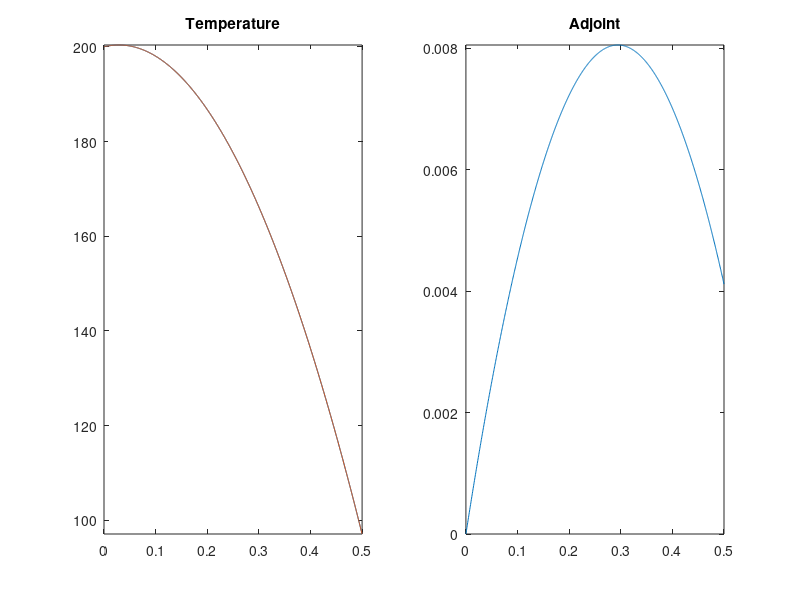

Here is the MATLAB script that generated this plot:
function hc_analytical
clc; close all;

% problem definition
a=0; b=0.5;
k=2150/200; q=10000; h=100; T_dir=200; T_inf=50;
% region of interest
x1=a; x2=b;
% qoi response. r is used in compute adjoint. fh_r is used for the QoI
% using fh_T. Always make sure that r and fh_r(x) are consistent!
r=1/(x2-x1);
fh_r = @(x) (x<x1).*0 + (x>=x1&x<x2).*r + (x>=x2).*0;
% 
do_plot = true;

%%%%%%%%%%%%%%%%%%%%%%%%%%%%%%%%%%%%%%%%%%%%%%%%%%%%%%%%%%
% solve forward problem for unperturbed temperature
%%%%%%%%%%%%%%%%%%%%%%%%%%%%%%%%%%%%%%%%%%%%%%%%%%%%%%%%%%
[fh_T,fh_dTdx] = compute_temperature(a,b,k,q,T_dir,h,T_inf);
% plot temperature
if do_plot
    x=linspace(a,b,1000);
    figure(1); subplot(1,2,1); plot(x,fh_T(x)); axis tight; title('Temperature');
end
% compute functional using forward solution
J_for = integral(@(x) fh_T(x).*fh_r(x),x1,x2);

%%%%%%%%%%%%%%%%%%%%%%%%%%%%%%%%%%%%%%%%%%%%%%%%%%%%%%%%%%
% solve adjoint problem
%%%%%%%%%%%%%%%%%%%%%%%%%%%%%%%%%%%%%%%%%%%%%%%%%%%%%%%%%%
phi_dir=0; phi_inf=0; 
[fh_phi,fh_dphidx] = compute_adjoint(a,b,x1,x2,k,r,phi_dir,h,phi_inf);
% plot adjoint
if do_plot
    subplot(1,2,2); plot(x,fh_phi(x)); axis tight; title('Adjoint');
end
% compute functional using adjoint
J_adj_vol = q * integral(fh_phi,a,b);
J_adj_dir = k*T_dir*fh_dphidx(a);
J_adj_rob = h*T_inf*fh_phi(b);
J_adj     = J_adj_vol + J_adj_rob + J_adj_dir;

%%%%%%%%%%%%%%%%%%%%%%%%%%%%%%%%%%%%%%%%%%%%%%%%%%%%%%%%%%
% QoI values
%%%%%%%%%%%%%%%%%%%%%%%%%%%%%%%%%%%%%%%%%%%%%%%%%%%%%%%%%%
fprintf('Unperturbed QoI values: \nForward %g\nAdjoint %g\n',J_for,J_adj);
fprintf('Splitting the adjoint values:\n\tvolume  \t%g\n\tRobin bc\t%g\n\tDirichlet bc\t%g\n',...
    J_adj_vol,J_adj_rob,J_adj_dir);

%%%%%%%%%%%%%%%%%%%%%%%%%%%%%%%%%%%%%%%%%%%%%%%%%%%%%%%%%%
% create perturbation 
%%%%%%%%%%%%%%%%%%%%%%%%%%%%%%%%%%%%%%%%%%%%%%%%%%%%%%%%%%
% save values
fh_T0 = fh_T; fh_dT0dx = fh_dTdx; J_for0 = J_for;
% save unperturbed parameters
k0=k; q0=q; h0=h; T_dir0=T_dir; T_inf0=T_inf;
% perturbed values
pert = 1e-1*0;
q     = q0     * (1 + pert*1); 
k     = k0     * (1 + pert*1);
h     = h0     * (1 + pert*1);
T_dir = T_dir0 * (1 + pert*1);
T_inf = T_inf0 * (1 + pert*1);
%
q1 = q-q0; h1 = h-h0; k1 = k-k0;
T_dir1=T_dir-T_dir0; T_inf1=T_inf-T_inf0;

%%%%%%%%%%%%%%%%%%%%%%%%%%%%%%%%%%%%%%%%%%%%%%%%%%%%%%%%%%
% solve forward problem for perturbed temperature
%%%%%%%%%%%%%%%%%%%%%%%%%%%%%%%%%%%%%%%%%%%%%%%%%%%%%%%%%%
[fh_T,fh_dTdx] = compute_temperature(a,b,k,q,T_dir,h,T_inf);
if do_plot
    subplot(1,2,1); hold all; plot(x,fh_T(x)); axis tight; hold off; 
end
J_for = integral(@(x) fh_T(x).*fh_r(x),x1,x2);
fprintf('\nPerturbed QoI values: \nForward %g\n',J_for);
% forward sensitivity
dJ_for = (J_for - J_for0)  ;
% verif
% [(J_for - J_for0) integral(@(x) T(x)-T0(x),x1,x2)]
%%%%%%%%%%%%%%%%%%%%%%%%%%%%%%%%%%%%%%%%%%%%%%%%%%%%%%%%%%
% adjoint-based sensitivity
%%%%%%%%%%%%%%%%%%%%%%%%%%%%%%%%%%%%%%%%%%%%%%%%%%%%%%%%%%
% sensivitiy due to heat source
dJ_adj_vol_src = q1 * integral(fh_phi,a,b);
% sensivitiy due to conductivity, first-order and exact
dJ_adj_vol_cond       = -k1 * integral(@(x) fh_dT0dx(x).*fh_dphidx(x),a,b);
dJ_adj_vol_cond_exact = -k1 * integral(@(x) fh_dTdx(x) .*fh_dphidx(x),a,b);
dJ_adj_dirichlet      = k0*fh_dphidx(a)*T_dir1;
dJ_adj_robin          = -h1*fh_T0(b)*fh_phi(b) + (h*T_inf-h0*T_inf0)*fh_phi(b);
dJ_adj_robin_exact    = -h1*fh_T(b) *fh_phi(b) + (h*T_inf-h0*T_inf0)*fh_phi(b);

dJ_adj       = dJ_adj_vol_src + dJ_adj_vol_cond       + dJ_adj_dirichlet +dJ_adj_robin      ;
dJ_adj_exact = dJ_adj_vol_src + dJ_adj_vol_cond_exact + dJ_adj_dirichlet +dJ_adj_robin_exact;

%%%%%%%%%%%%%%%%%%%%%%%%%%%%%%%%%%%%%%%%%%%%%%%%%%%%%%%%%%
% sensitivity values
%%%%%%%%%%%%%%%%%%%%%%%%%%%%%%%%%%%%%%%%%%%%%%%%%%%%%%%%%%
fprintf('Sensitivity values:\nForward: %g\n',dJ_for);
fprintf('Adjoint:\n');
fprintf('\tAll    \t\t%g\n',dJ_adj);
fprintf('\tAll E  \t\t%g\n',dJ_adj_exact);
fprintf('\tvol.src  \t%g\n',dJ_adj_vol_src);
fprintf('\tvol.cond \t%g\n',dJ_adj_vol_cond);
fprintf('\tvol.condE\t%g\n',dJ_adj_vol_cond_exact);
fprintf('\tDirichlet\t%g\n',dJ_adj_dirichlet);
fprintf('\tRobin bc \t%g\n',dJ_adj_robin);
fprintf('\tRobin bcE\t%g\n',dJ_adj_robin_exact);

return
end
%%%%%%%%%%%%%%%%%%%%%%%%%

function [fh_T,fh_dTdx] = compute_temperature(a,b,k,q,T_dir,h,T_inf)
% Problem statement: -d/dx(k.dT/dx) = q
%                    T(a) = T_dir
%                    -k.dT/dx|_b = h(T(b) - T_inf)
%
% Analytical solution:
%      T(x) = alpha (x-a)(x-b) + beta(x-b) + gamma
%      with alpha = -q/k/2

mat = [ (a-b) 1 ; k  h];
rhs = [T_dir;  q/2*(b-a) + h*T_inf];
coef = mat\rhs;

alpha = -q/k/2; beta = coef(1); gamma = coef(2);
% function handle for temperature
fh_T = @(x) alpha*(x-a).*(x-b) + beta*(x-b) + gamma;
% function handle for derivative of temperature
fh_dTdx = @(x) alpha*(2*x-a-b) + beta;

% varargout = cell(1,nargout);
% % function handle for T and dTdx
% varargout{1} = fh_T;
% varargout{2} = fh_dTdx;
% switch nargout
%     case {1,2}
%         % nothing to do
%     case 3
%         % value at x=a
%         varargout{3} = fh_T(b);
%     case 4
%         % value at x=b
%         varargout{3} = fh_T(b);
%         % value of derivative at at x=a
%         varargout{4} = alpha*(2*a-a-b)+beta;
%     otherwise
%         error('wrong nargout in compute T');
% end        

return
end
%%%%%%%%%%%%%%%%%%%%%%%%%

function [fh_phi, fh_dphidx] = compute_adjoint(a,b,x1,x2,k,r,phi_dir,h,phi_inf)
% Problem statement: -d/dx(k.dphi/dx) = r
%                    phi(a) = phi_dir
%                    -k.dphi/dx|_b = h(phi(b) - phi_inf)
%
% Analytical solution:
% if 3 regions (r(x).ne.0 only inside the domain [a,b]:
%    phi{1}(x) = alpha{1}(x-a) + beta{1}
%    phi{2}(x) = alpha{2}(x-x1)(x-x2) + beta{2}(x-x2) + gamma{2}
%    phi{3}(x) = alpha{3}(x-b) + beta{3}
% if 2 regions (case x1=a)
%    phi{1}(x) = alpha{1}(x-a)(x-x2) + beta{1}(x-a) + gamma{1}
%    phi{2}(x) = alpha{2}(x-b) + beta{2} 
% if 2 regions (case x2=b)
%    phi{1}(x) = alpha{1}(x-a) + beta{1}
%    phi{2}(x) = alpha{2}(x-x1)(x-b) + beta{2}(x-b) + gamma{2}
% if 1 region. same as solving for T routine

my_case='not_defined';

if ( abs(a-x1)<eps && abs(b-x2)<eps )
    my_case = 'both_bd';
end
if ( abs(a-x1)<eps && abs(b-x2)>eps )
    my_case = 'left_bd';
end
if ( abs(a-x1)>eps && abs(b-x2)<eps )
    my_case = 'right_bd';
end
if ( abs(a-x1)>eps && abs(b-x2)>eps )
    my_case = 'inside';
end
% fprintf('my case is %s\n',my_case);

% analytical solution
switch my_case
    case 'inside'
        % set up linear system
        mat = zeros(6,6); rhs = zeros(6,1);
        % coef = [ a1,b1,b2,g2,a3,b3]
        alpha2 = -r/k/2;
        % fill system
        % phi{1}(a) = phi_dir = beta{1}
        mat(1,2) = 1; rhs(1) = phi_dir;
        % -k dphi{3}dx(b) = h (phi{3}(b)-phi_inf)
        % - k a3 = h(b3-phi_inf)
        mat(2,5:6) = [k h ]; rhs(2) = h*phi_inf;
        % interfaces: values
        % phi{1}(x1) = phi{2}(x1)
        % a1(x1-a)+b1 = b2(x1-x2)+g2
        mat(3,1:4) = [(x1-a) 1 -(x1-x2) -1];
        % phi{2}(x2) = phi{3}(x2)
        % g2 = a3(x2-b) +b3
        mat(4,4:6) = [1 -(x2-b) -1];
        % interfaces: derivatives
        % a1 = a2(2x-x1-x2)+b2
        mat(5,1) = 1; mat(5,3) = -1; rhs(5)= alpha2*(x1-x2);
        % a3 = a2(2x-x1-x2)+b2
        mat(6,5) = 1; mat(6,3) = -1; rhs(6)=-alpha2*(x1-x2);
        % solve system
        coef = mat\rhs;
        % assign coefficients
        alpha1 = coef(1);
        beta1  = coef(2);
        beta2  = coef(3);
        gamma2 = coef(4);
        alpha3 = coef(5);
        beta3  = coef(6);
        % define solution per region
        phi{1} = @(x) alpha1*(x-a) + beta1;
        phi{2} = @(x) alpha2*(x-x1).*(x-x2) + beta2*(x-x2) + gamma2;
        phi{3} = @(x) alpha3*(x-b) + beta3;
        % create full-domain solution
        fh_phi = @(x) (x<x1).*phi{1}(x) + (x>=x1&x<x2).* phi{2}(x) + (x>=x2).*phi{3}(x);
        % define solution derivative per region
        dphi{1} = @(x) alpha1;
        dphi{2} = @(x) alpha2*(2*x-x1-x2) + beta2;
        dphi{3} = @(x) alpha3;
        % create full-domain solution
        fh_dphidx = @(x) (x<x1).*dphi{1}(x) + (x>=x1&x<x2).* dphi{2}(x) + (x>=x2).*dphi{3}(x);
        
    case 'left_bd'
        % set up linear system
        mat = zeros(4,4); rhs = zeros(4,1);
        % coef = [ b1,g1,a2,b2]
        alpha1 = -r/k/2;
        % fill system
        % phi{1}(a) = phi_dir = gamma{1}
        mat(1,2) = 1; rhs(1) = phi_dir;
        % -k dphi{2}dx(b) = h (phi{2}(b)-phi_inf)
        % - k a2 = h(b2-phi_inf)
        mat(2,3:4) = [k h ]; rhs(2) = h*phi_inf;
        % interfaces: values
        % phi{1}(x2) = phi{2}(x2)
        % b1(x2-a)+g1 = a2(x2-b)+b2
        mat(3,1:4) = [(x2-a) 1 -(x2-b) -1];
        % interfaces: derivative at x2
        % a1(2x-a-x2)+b1 = a1(x2-a)+b1 = a2
        mat(4,1) = 1; mat(4,3) = -1; rhs(4)= -alpha1*(x2-a);
        % solve system
        coef = mat\rhs;
        % assign coefficients
        beta1  = coef(1);
        gamma1 = coef(2);
        alpha2 = coef(3);
        beta2  = coef(4);
        % define solution per region
        phi{1} = @(x) alpha1*(x-a).*(x-x2) + beta1*(x-a) + gamma1;
        phi{2} = @(x) alpha2*(x-b) + beta2;
        % create full-domain solution
        fh_phi = @(x) (x<x2).*phi{1}(x)  + (x>=x2).*phi{2}(x);
        % define solution derivative per region
        dphi{1} = @(x) alpha1*(2*x-a-x2) + beta1;
        dphi{2} = @(x) alpha2;
        % create full-domain solution
        fh_dphidx = @(x) (x<x2).*dphi{1}(x) + (x>=x2).*dphi{2}(x);
        
    case 'right_bd'
%    phi{1}(x) = alpha{1}(x-a) + beta{1}
%    phi{2}(x) = alpha{2}(x-x1)(x-b) + beta{2}(x-b) + gamma{2}
       % set up linear system
        mat = zeros(4,4); rhs = zeros(4,1);
        % coef = [ a1,b1,b2,g2]
        alpha2 = -r/k/2;
        % fill system
        % phi{1}(a) = phi_dir = beta{1}
        mat(1,2) = 1; rhs(1) = phi_dir;
        % -k dphi{2}dx(b) = h (phi{2}(b)-phi_inf)
        % - k(a2(2x-x1-b)+b2) = h(g2-phi_inf)
        mat(2,3:4) = [k h ]; rhs(2) = -k*alpha2*(b-x1) + h*phi_inf;
        % interfaces: values
        % phi{1}(x1) = phi{2}(x1)
        % a1(x1-a)+b1 = b2(x1-b)+g2
        mat(3,1:4) = [(x1-a) 1 -(x1-b) -1];
        % interfaces: derivatives at x1
        % a1 = a2(2x-x1-b)+b2 = a2(x1-b)+b2
        mat(4,1) = 1; mat(4,3) = -1; rhs(4)= alpha2*(x1-b);
        % solve system
        coef = mat\rhs;
        % assign coefficients
        alpha1 = coef(1);
        beta1  = coef(2);
        beta2  = coef(3);
        gamma2 = coef(4);
        % define solution per region
        phi{1} = @(x) alpha1*(x-a) + beta1;
        phi{2} = @(x) alpha2*(x-x1).*(x-b) + beta2*(x-b) + gamma2;
        % create full-domain solution
        fh_phi = @(x) (x<x1).*phi{1}(x)  + (x>=x1).*phi{2}(x);
        % define solution derivative per region
        dphi{1} = @(x) alpha1;
        dphi{2} = @(x) alpha2*(2*x-x1-b);
        % create full-domain solution
        fh_dphidx = @(x) (x<x1).*dphi{1}(x) + (x>=x1).*dphi{2}(x);
                
    case 'both_bd'
        [fh_phi, fh_dphidx] = compute_temperature(a,b,k,r,phi_dir,h,phi_inf);
    otherwise
        error('unknown case %s',my_case);
end

return
end
%%%%%%%%%%%%%%%%%%%%%%%%%
